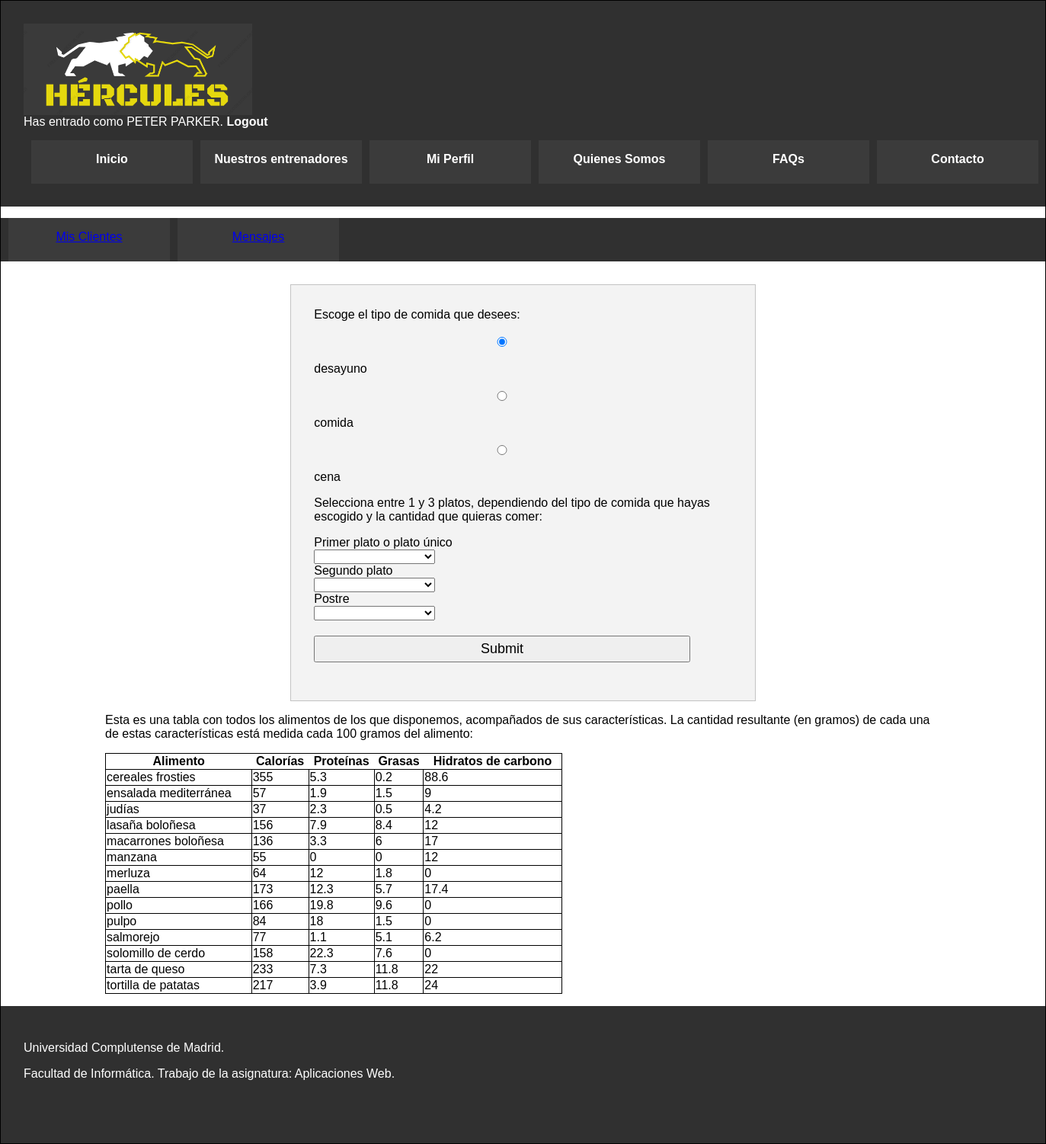
The app's page /comidas.php (signed in) with its own data.
### tables this page shows
CREATE TABLE `alimento` (
  `idAlimento` int(10) NOT NULL,
  `nombre` varchar(50) NOT NULL,
  `caloriasConsumidas` double UNSIGNED DEFAULT NULL,
  `carbohidratos` double UNSIGNED DEFAULT NULL,
  `proteinas` double UNSIGNED DEFAULT NULL,
  `grasas` double UNSIGNED DEFAULT NULL
);

### includes/controller.php (called while the page is built, shortened)
<?php
require_once(__DIR__ . '/DAOs/alimentoDAO.php');
class controller{
    private $alimentoDAO;
    private static $instance = null;
    public function __construct(){
        $this->alimentoDAO = new alimentoDAO();
    }
     public static function getInstance() {
        if (null === self::$instance) {
            self::$instance = new self();
        }
        return self::$instance;
    }
    public function listarAlimentos()
    {
        return $this->alimentoDAO->listarAlimentos();
    }
}

### includes/DAOs/DAO.php (called while the page is built, shortened)
<?php
class DAO {
    private $servername = "localhost";
    private $username = "hercules";
    private $password = "iG8hC62acnPrvIeU";
    private $dbname = "hercules";
    private $mysqli = null;
    public function __construct(){
        if(!$this->mysqli){
            $this->mysqli = new mysqli($this->servername, $this->username, $this->password, $this->dbname);
        }
    }
    protected function consultar($sql){
        return $this->mysqli->query($sql);
    }
}
?>

### includes/DAOs/alimentoDAO.php (called while the page is built, shortened)
<?php
require_once(__DIR__.'/DAO.php');
class alimentoDAO extends DAO
{
    public function listarAlimentos()
    {
    	$query = "SELECT * FROM alimento ORDER BY nombre ASC";
    	$consulta = $this->consultar($query);
    	$nombres = array();
    	while ($fila = mysqli_fetch_assoc($consulta))
    	{
    	    array_push($nombres, $fila);
    	}
    	return $nombres;
    }
}
?>

### comidas.php (the view, shortened to what this page needs)
<?php
    require_once(__DIR__.'/includes/Forms/FormularioComida.php');
?>
<!DOCTYPE html>
<html>
	<head>
	<link rel="stylesheet" type="text/css" href="includes/estilo.css" />
	</head>
	<body>
	<div id="contenedor">
		<?php
			require('includes/comun/cabecera.php');
			require('miPerfilCabecera.php');
		?>
		<div id="contenido">
		<?php
	    $form = new FormularioComida();
	    $form->gestiona();
        $alimentos = $ctrl->listarAlimentos();
        echo"
        <p>Esta es una tabla con todos los alimentos de los que disponemos, acompañados de sus características.
        La cantidad resultante (en gramos) de cada una de estas características está medida
        cada 100 gramos del alimento:</p>
        <p><table>
        <tr><th>Alimento</th> <th>Calorías</th> <th>Proteínas</th> <th>Grasas</th> <th>Hidratos de carbono</th></tr>";
        foreach ($alimentos as $valor)
        {
            echo
            "<tr>
            <td>".$valor['nombre']."</td>
            <td>".$valor['caloriasConsumidas']."</td>
            <td>".$valor['proteinas']."</td>
            <td>".$valor['grasas']."</td>
            <td>".$valor['carbohidratos']."</td>
            </tr>";
        }
        echo "</table></p>";
		?>
	</div>
		<?php
		require('includes/comun/pie.php');
		?>
	</div>
	</body>
</html>

### includes/estilo.css (style rules this page uses)
body { width: 100%; font-family: "Trebuchet MS", Helvetica, sans-serif; margin: 0; padding: 0; background-color: white; }
div#contenedor { margin: auto; border: 1px solid black; background-color: white; }
div#contenido { padding-top: 30px; min-height: 500px; width: 80%; background-color: white; margin-left: 10%; }

### comidas.php (style rules this page uses)
table { border: 1px solid black; border-collapse: collapse; width: 600px; }
td { border: 1px solid black; }

### records on screen
alimento: nombre "cereales frosties", caloriasConsumidas "355", proteinas "5.3", grasas "0.2", carbohidratos "88.6"
alimento: nombre "ensalada mediterránea", caloriasConsumidas "57", proteinas "1.9", grasas "1.5", carbohidratos "9"
alimento: nombre "judí­as", caloriasConsumidas "37", proteinas "2.3", grasas "0.5", carbohidratos "4.2"
alimento: nombre "lasaña boloñesa", caloriasConsumidas "156", proteinas "7.9", grasas "8.4", carbohidratos "12"
alimento: nombre "macarrones boloñesa", caloriasConsumidas "136", proteinas "3.3", grasas "6", carbohidratos "17"
alimento: nombre "manzana", caloriasConsumidas "55", proteinas "0", grasas "0", carbohidratos "12"
alimento: nombre "merluza", caloriasConsumidas "64", proteinas "12", grasas "1.8", carbohidratos "0"
alimento: nombre "paella", caloriasConsumidas "173", proteinas "12.3", grasas "5.7", carbohidratos "17.4"
alimento: nombre "pollo", caloriasConsumidas "166", proteinas "19.8", grasas "9.6", carbohidratos "0"
alimento: nombre "pulpo", caloriasConsumidas "84", proteinas "18", grasas "1.5", carbohidratos "0"
alimento: nombre "salmorejo", caloriasConsumidas "77", proteinas "1.1", grasas "5.1", carbohidratos "6.2"
alimento: nombre "solomillo de cerdo", caloriasConsumidas "158", proteinas "22.3", grasas "7.6", carbohidratos "0"
alimento: nombre "tarta de queso", caloriasConsumidas "233", proteinas "7.3", grasas "11.8", carbohidratos "22"
alimento: nombre "tortilla de patatas", caloriasConsumidas "217", proteinas "3.9", grasas "11.8", carbohidratos "24"

### other values on screen
$_SESSION['usuario']->getNombre() "PETER PARKER"
